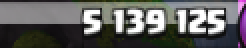
#> input picture cocfarmer/build/elixir_amount_screen.png, 123 x 24 px, found by its file name (shown 2 times larger)
$ python unit.py
#> lines starting #> are read from the running program, lines starting #| are printed output that depends on the picture; after the words box and inside, x2 and y2 are one past the last pixel; in counts of white or black regions, pixels touching at a corner belong together
import cv2
import pytesseract

# Spécifie le chemin de tesseract
pytesseract.pytesseract.tesseract_cmd = r'C:\D\tesseract\tesseract.exe'

# Charger l'image
img = cv2.imread('C:/Users/drysf/Bureau/cocfarmer/build/elixir_amount_screen.png')
#> img is the input picture: shape (24, 123, 3); mean B, G, R 94.3, 95.5, 96

# Vérifier si l'image est correctement chargée
if img is None:
    print("Erreur : Impossible de charger l'image.")
    exit()

# 1. Redimensionner l'image pour augmenter la résolution
img_resized = cv2.resize(img, None, fx=2, fy=2, interpolation=cv2.INTER_CUBIC)
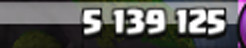
#> img_resized: shape (48, 246, 3); mean B, G, R 93.9, 95.1, 95.6

# 2. Convertir en niveaux de gris
gray = cv2.cvtColor(img_resized, cv2.COLOR_BGR2GRAY)
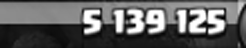
#> gray: shape (48, 246); min 0, max 255, mean 95.1

# Afficher l'image en niveaux de gris
cv2.imshow("Grayscale Image", gray)
cv2.waitKey(0)

# 3. Augmenter le contraste avec l'égalisation de l'histogramme
gray = cv2.equalizeHist(gray)
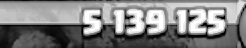
#> gray: shape (48, 246); min 0, max 255, mean 128.9

# Afficher l'image après égalisation
cv2.imshow("Equalized Image", gray)
cv2.waitKey(0)

# 4. Appliquer un seuillage adaptatif pour binariser l'image
thresh = cv2.adaptiveThreshold(gray, 255, cv2.ADAPTIVE_THRESH_GAUSSIAN_C,
                               cv2.THRESH_BINARY, 11, 2)
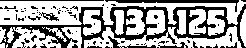
#> thresh: shape (48, 246); 64% white; 87 black regions (76 under 20 px), largest, box (x1, y1, x2, y2) and area: (0, 4, 246, 48) 2940, (105, 0, 239, 12) 391, (108, 36, 156, 48) 128

# Afficher l'image binarisée
cv2.imshow("Threshold Image", thresh)
cv2.waitKey(0)

# 5. Appliquer un filtre de flou pour réduire le bruit
thresh = cv2.GaussianBlur(thresh, (5, 5), 0)
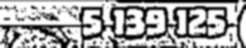
#> thresh: shape (48, 246); min 0, max 255, mean 164.4

# Afficher l'image après flou
cv2.imshow("Blurred Image", thresh)
cv2.waitKey(0)

# 6. Utiliser pytesseract pour extraire uniquement les chiffres
custom_config = r'--oem 3 --psm 6 -c tessedit_char_whitelist=0123456789'

# Extraire le texte
#> (the run stopped early here; a loop or call above may not have finished)

$ run again, with cocfarmer/build/gold_amount_screen.png copied over cocfarmer/build/elixir_amount_screen.png
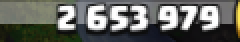
#> input picture cocfarmer/build/gold_amount_screen.png, 120 x 21 px, found by its file name (shown 2 times larger)
#> img is the input picture: shape (21, 120, 3); mean B, G, R 98.4, 103.4, 101.5
#> `thresh = cv2.adaptiveThreshold(gray, 255, cv2.ADAPTIVE_THRESH_GAUSSIAN..`:
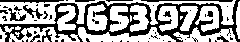
#> thresh: shape (42, 240); 62% white; 62 black regions (48 under 20 px), largest, box (x1, y1, x2, y2) and area: (0, 0, 240, 42) 2869, (0, 0, 64, 3) 130, (141, 0, 233, 2) 117
#> `thresh = cv2.GaussianBlur(thresh, (5, 5), 0)`:
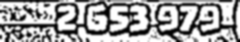
#> thresh: shape (42, 240); min 0, max 255, mean 159
